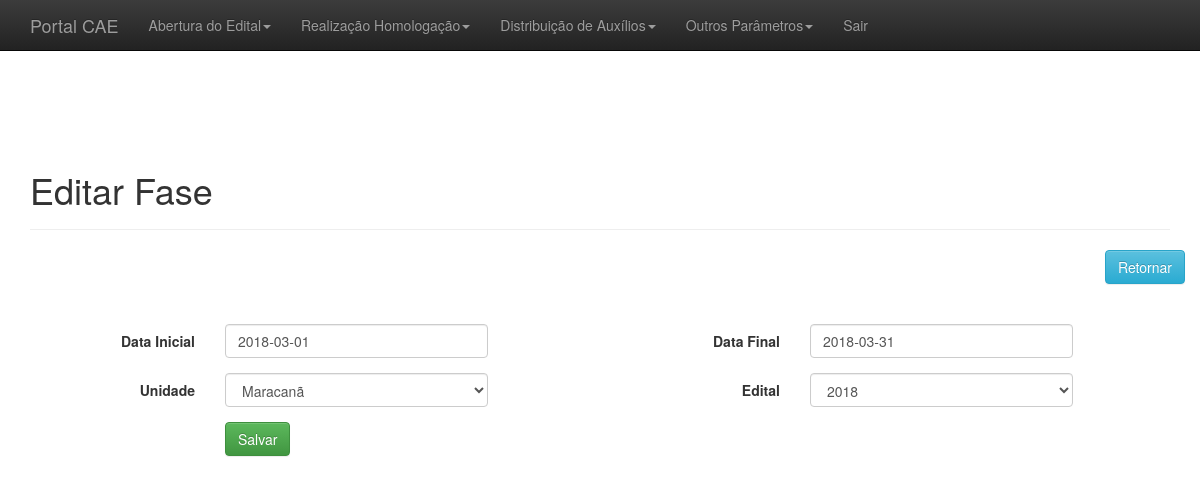
/adm/editar_fase.php?id=1, run on the app's committed database.
### tables this page shows
CREATE TABLE `fase` (
  `id` int(11) NOT NULL,
  `inicioFase` date NOT NULL,
  `finalFase` date NOT NULL,
  `unidade_id` int(11) NOT NULL,
  `editalSelecao_id` int(11) NOT NULL
);

CREATE TABLE `unidade` (
  `id` int(11) NOT NULL,
  `nome` varchar(45) NOT NULL
);

CREATE TABLE `editalselecao` (
  `id` int(11) NOT NULL,
  `ano` int(11) NOT NULL,
  `edital` varchar(45) DEFAULT NULL,
  `dataInicialEntDocEspecificaPae` date NOT NULL,
  `dataFinalEntDocEspecificaPae` date NOT NULL,
  `dataInicialEntDocEspecificaPaed` date NOT NULL,
  `dataFinalEntDocEspecificaPaed` date NOT NULL,
  `dataInicialEntrevista` date NOT NULL,
  `dataFinalEntrevista` date NOT NULL,
  `dataInicialEntDocEspecificaPaem` date NOT NULL,
  `dataFinalEntDocEspecificaPaem` date NOT NULL,
  `dataInicialEntDadosDirex` date NOT NULL,
  `dataFinalEntDadosDirex` date NOT NULL,
  `dataDivulgResultadoFinalPae` date NOT NULL,
  `dataInicialEntInfoBancaria` date NOT NULL,
  `dataFinalEntInfoBancaria` date NOT NULL,
  `dataInicialEntDeclarMatricula` date NOT NULL,
  `dataFinalEntDaclarMatricula` date NOT NULL
);

### adm/editar_fase.php (the view, shortened to what this page needs)
<?php
include_once("conexao.php");
include_once("header_adm.php");
include_once("menu_admin.php");
?>
<br>
<?php
$id = $_GET['id'];
$result = mysqli_query($conectar, "SELECT fase.id, fase.inicioFase, fase.finalFase, fase.unidade_id, unidade.nome, fase.editalSelecao_id, editalselecao.ano FROM fase fase, unidade unidade, editalselecao editalselecao WHERE fase.unidade_id = unidade.id and editalselecao.id = fase.editalSelecao_id and fase.id = '$id'");
$resultado = mysqli_fetch_assoc($result);
?>
<br>
<br>
<div class="container theme-showcase" role="main">
	<div class="page-header">
		<h1>Editar Fase</h1>
	</div>
	<div class="row espaco">
		<div class="pull-right">
			<a href='listar_fase.php'><button type='button' class='btn btn-info'>Retornar</button></a>
		</div>
	</div>
	<br>
	<div class="row">
		<div class="col-md-12">
			<form class="form-horizontal" method = "POST" action = "processa/proc_edit_fase.php">
				<div class="form-group">
				<label for="inputEmail3" class="col-sm-2 control-label">Data Inicial</label>
					<div class="col-sm-3">
						<input type="text" class="form-control" id="InicialFase" name="inicioFase" value = "<?php echo $resultado['inicioFase'];?>">
					</div>
					<label for="inputEmail3" class="col-sm-3 control-label">Data Final</label>
					<div class="col-sm-3">
						<input type="text" class="form-control" id="finalFase" name="finalFase" value = "<?php echo $resultado['finalFase'];?>">
					</div>
				</div>
				<div class="form-group">
					<label for="inputEmail3" class="col-sm-2 control-label">Unidade</label>
					<div class="col-sm-3">
						<?php $result_unidade_2= mysqli_query($conectar,"SELECT id, nome from unidade ");?>
						<select  id="unidade_id" name="unidade_id" class="form-control">
							<?php foreach($result_unidade_2 as $runidade_id_2): ?>
							<option value="<?php echo $runidade_id_2['id'];?>" <?php if($resultado['unidade_id']== $runidade_id_2['id']) echo "selected"; ?>><?php  echo $runidade_id_2['nome'];?>
							</option><?php endforeach;?>
						</select>
					</div>
					<label for="inputPassword3" class="col-sm-3 control-label">Edital</label>
					<div class="col-sm-3">
						<?php $result_edital_2 = mysqli_query($conectar,"SELECT id, ano FROM editalselecao");?>
						<select id="editalSelecao_id" name="editalSelecao_id" class="form-control">
							<?php foreach($result_edital_2 as $redital_id_2): ?>
							<option value="<?php echo $redital_id_2['id'];?>" <?php if($resultado['editalSelecao_id'] == $redital_id_2['id']) echo "selected"; ?>><?php  echo $redital_id_2['ano'];?>
							</option><?php endforeach;?>
						</select>
					</div>
				</div>
				<div class="form-group">
					<div class="col-sm-offset-2 col-sm-10">
						<button type="submit" class="btn btn-success">Salvar</button>
					</div>
				</div>
			</form>
		</div>
	</div>
</div>
<?php
include_once("footer_adm.php");
?>

### adm/css/theme.css (style rules this page uses)
body { padding-top: 70px; padding-bottom: 30px; }
.espaco { margin-bottom:20px; }

### data on the page
fase: inicioFase "2018-03-01", finalFase "2018-03-31", unidade_id "Maracanã", editalSelecao_id "2018"
